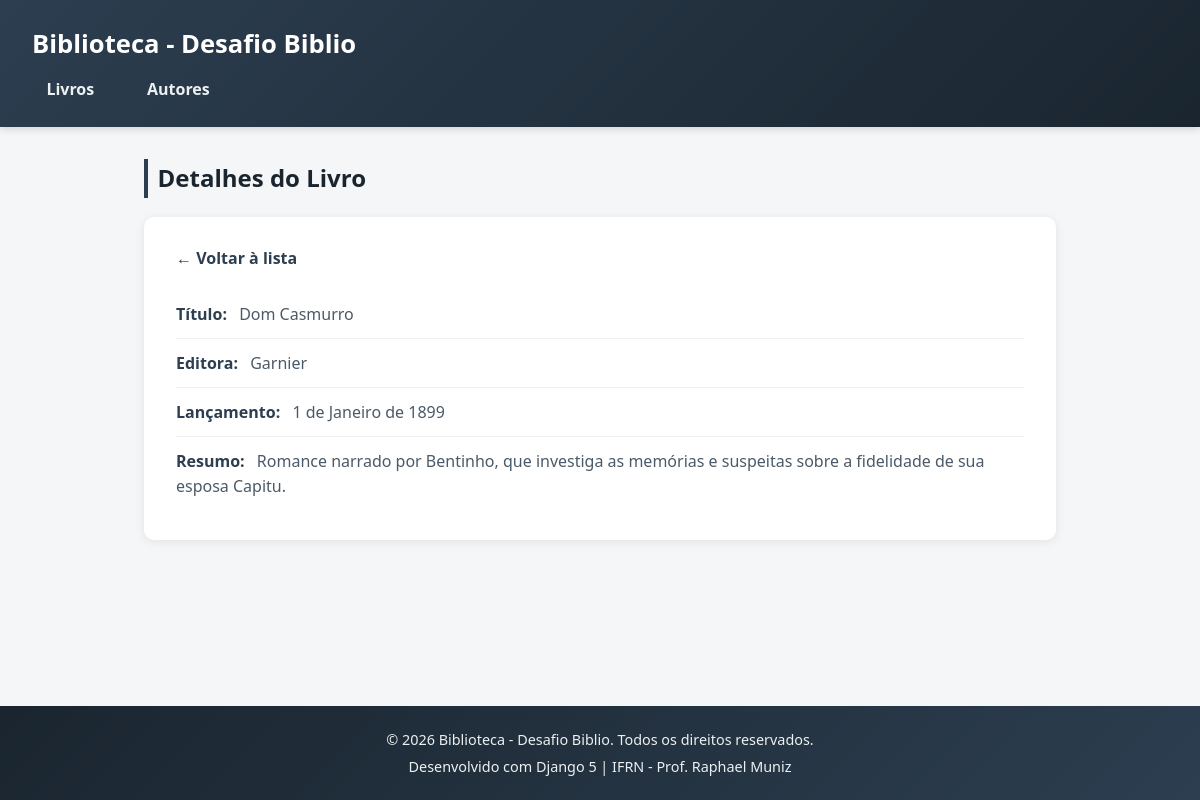
Screenshot of /livros/1/ with the database file from the repository.
### Livros/models.py (models this page shows, shortened)
class Livro(models.Model):
    titulo = models.CharField(max_length=200)
    data_lancamento = models.DateField()
    resumo = models.TextField()
    editora = models.CharField(max_length=100)

### Livros/views.py (the view)
# urls.py: path('livros/<int:id>/', views.detalhes_livro, name='detalhesLivro'),
def detalhes_livro(request, id):
    livro = Livro.objects.get(id=id)
    context = {'livro': livro}
    return render(request, 'Livros/detalhes_livro.html', context)

### Livros/templates/Livros/detalhes_livro.html
{% extends "base.html" %}
{% block main %}
    <h2>Detalhes do Livro</h2>
    <div class="cartao-detalhes">
      <a href="{% url 'livros:listaLivros' %}" class="voltar">&larr; Voltar à lista</a>
      <ul class="lista-detalhes">
        <li><span class="rotulo">Título:</span> <span class="valor">{{ livro.titulo }}</span></li>
        <li><span class="rotulo">Editora:</span> <span class="valor">{{ livro.editora }}</span></li>
        <li><span class="rotulo">Lançamento:</span> <span class="valor">{{ livro.data_lancamento }}</span></li>
        <li><span class="rotulo">Resumo:</span> <span class="valor">{{ livro.resumo }}</span></li>
      </ul>
    </div>
{% endblock main %}

### Livros/static/Livros/style.css (style rules this page uses)
* { margin: 0; padding: 0; box-sizing: border-box; }
html, body { height: 100%; }
body { font-family: 'Segoe UI', Arial, sans-serif; background-color: #f4f6f8; color: #2c3e50; line-height: 1.6; display: flex; flex-direction: column; min-height: 100vh; }
h2 { margin-bottom: 1.2rem; color: #1a252f; border-left: 4px solid #2c3e50; padding-left: 0.6rem; }
.cartao-detalhes { background: #fff; border-radius: 10px; padding: 1.8rem 2rem; box-shadow: 0 2px 10px rgba(0,0,0,0.08); }
.voltar { display: inline-block; margin-bottom: 1.2rem; color: #2c3e50; text-decoration: none; font-weight: 600; }
.lista-detalhes { list-style: none; }
.lista-detalhes li { padding: 0.7rem 0; border-bottom: 1px solid #eef0f2; }
.lista-detalhes li:last-child { border-bottom: none; }
.rotulo { font-weight: 700; color: #2c3e50; margin-right: 0.5rem; }
.valor { color: #4a5a68; }

### rows the page displays
Livro: titulo "Dom Casmurro", editora "Garnier", data_lancamento "1 de Janeiro de 1899", resumo "Romance narrado por Bentinho, que investiga as memórias e suspeitas sobre a fidelidade de sua esposa Capitu."
